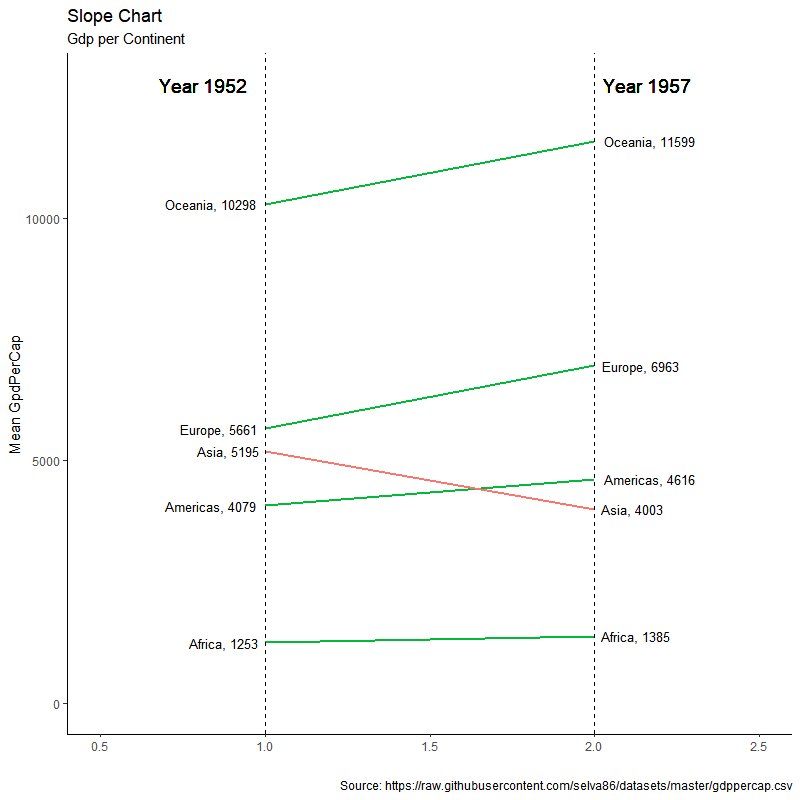

Source code (R):
### SLOPE CHART ###

# This type of chart is useful when comparing the increase/decrease of a value between a period of time.

# Load a data set and name it as df
df <- read.csv("")                

# Change the data set column names
colnames(df) <- c("","","")                                                     

# Create a variable for the left labels
left_label <- paste(df$, round(df$``), sep =", ")                               

# Create a variable for the right labels
right_label <- paste(df$, round(df$`1957`), sep =", ")                          

# Create a new column named "class"
df$class <- ifelse((df$`` - df$``) < 0, "red", "green")                         

# Import ggplot2 package
library(ggplot2)       

# Import scales package
library(scales)            

# Pre-set the classic theme
theme_set(theme_classic())                                                      

pp <- ggplot(data = ) +                                                         # load the datas et
  geom_segment(aes(x = 1,                                                       # set x = 1 for lines segments
                   xend = 2,                                                    # set xend = 2 for lines segments
                   y = ``,                                                      # type in the initial time (name of column)
                   yend = ``,                                                   # type in the final time (name of column)
                   col = ),                                                     # set the color of the lines segments
               size = 0.75,                                                     # set the size of the line segments
               show.legend = T) +                                               # set the legend display
  geom_vline(xintercept = 1,                                                    # set the intercept of the first line
             linetype = "dashed",                                               # set the line type of the first line
             size = 0,1) +                                                      # set the size of the first line     
  geom_vline(xintercept = 2,                                                    # set the intercept of the second line
             linetype = "dashed",                                               # set the line type of the second line
             size = 0.1) +                                                      # set the size of the second line 
  scale_color_manual(labels = c("Up", "Down"),                                  # type in the labels names
                     values = c("green" = "#00ba38", "red" = "#f8766d")) +      # type in the colors for the labels
  labs(title = "",                                                              # type in the chart title
       subtitle = "",                                                           # type in the chart subtitle
       x = "",                                                                  # type in the x-axis title
       y = "",                                                                  # type in the y-axis title
       caption = "") +                                                          # type in additional captions
  xlim(0.5, 2.5) +                                                              # set the x-axis limits
  ylim(0,(1.1*(max(df$``,df$``))))                                              # set the y-axis limits

pp <- pp + geom_text(label = left_label,                                        # set the labels for the left line (initial time) 
                     y = df$``,                                                 # set y = df$(initial time column)
                     x = rep(1, NROW(df)),                                      # set x = rep(1, NROW(df))
                     hjust = 1.1,                                               # hjust shifts the labels on the x-axis
                     size = 3.5)                                                # set the size of the left labels

pp <- pp + geom_text(label = right_label,                                       # set the labels for the right line (right time)
                     y = df$``,                                                 # set y = df$(final time column)
                     x = rep(2, NROW(df)),                                      # set x = rep(2, NROW(df))
                     hjust = -0.1,                                              # hjust shifts the labels on the x-axis
                     size = 3.5)                                                # set the size of the left labels

pp <- pp + geom_text(label = "",                                                # type in the initial time
                     x = 1,                                                     # set x = 1
                     y = 1.1*(max(df$``,df$``)),                                # set y = 1.1+(max(df$(initial time column),df$(final time column)))
                     hjust = 1.2,                                               # hjust shifts the labels on the x-axis
                     size = 5)                                                  # set the size of the initial time title

pp <- pp + geom_text(label = "",                                                # type in the final time
                     x = 2,                                                     # set x = 2
                     y = 1.1*(max(df$``,df$``)),                                # set y = 1.1+(max(df$(initial time column),df$(final time column)))
                     hjust = -0.1,                                              # hjust shifts the labels on the x-axis
                     size = 5)                                                  # set the size of the final time title

# Print chart
plot(pp)                                                                        

# EXAMPLE

library(ggplot2)
library(scales)
theme_set(theme_classic())

df <- read.csv("https://raw.githubusercontent.com/selva86/datasets/master/gdppercap.csv")
colnames(df) <- c("continent","1952","1957")
left_label <- paste(df$continent, round(df$`1952`), sep =", ")
right_label <- paste(df$continent, round(df$`1957`), sep =", ")
df$class <- ifelse((df$`1957` - df$`1952`) < 0, "red", "green")

pp <- ggplot(data = df) +
  geom_segment(aes(x = 1,
                   xend = 2,
                   y = `1952`,
                   yend = `1957`,
                   col = class),
               size = 0.75,
               show.legend = F) +
  geom_vline(xintercept = 1,
             linetype = "dashed",
             size = 0,1) +
  geom_vline(xintercept = 2,
             linetype = "dashed",
             size = 0.1) +
  scale_color_manual(labels = c("Up", "Down"),
                     values = c("green" = "#00ba38", "red" = "#f8766d")) +
  labs(title = "Slope Chart",
       subtitle = "Gdp per Continent",
       x = "",
       y = "Mean GpdPerCap",
       caption = "Source: https://raw.githubusercontent.com/selva86/datasets/master/gdppercap.csv") +
  xlim(0.5, 2.5) +
  ylim(0,(1.1*(max(df$`1952`,df$`1957`))))

pp <- pp + geom_text(label = left_label,
                     y = df$`1952`,
                     x = rep(1, NROW(df)),
                     hjust = 1.1,
                     size = 3.5)

pp <- pp + geom_text(label = right_label,
                     y = df$`1957`,
                     x = rep(2, NROW(df)),
                     hjust = -0.1,
                     size = 3.5)

pp <- pp + geom_text(label = "Year 1952", 
                     x = 1,
                     y = 1.1*(max(df$`1952`,df$`1957`)),
                     hjust = 1.2,
                     size = 5)

pp <- pp + geom_text(label = "Year 1957", 
                     x = 2,
                     y = 1.1*(max(df$`1952`,df$`1957`)),
                     hjust = -0.1,
                     size = 5)

plot(pp)
